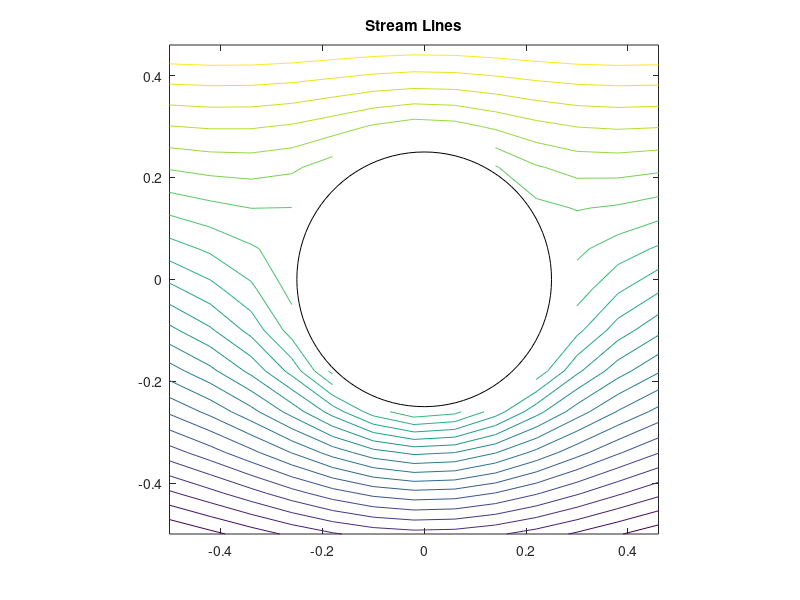
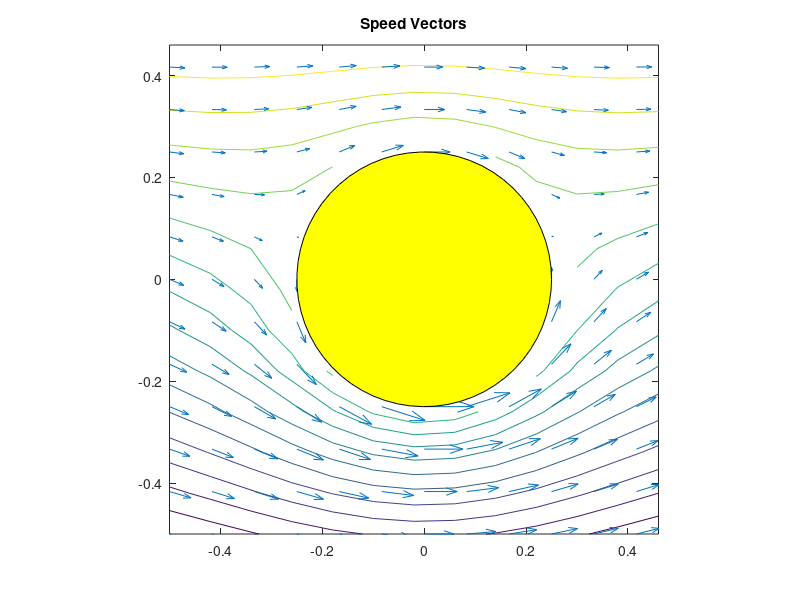
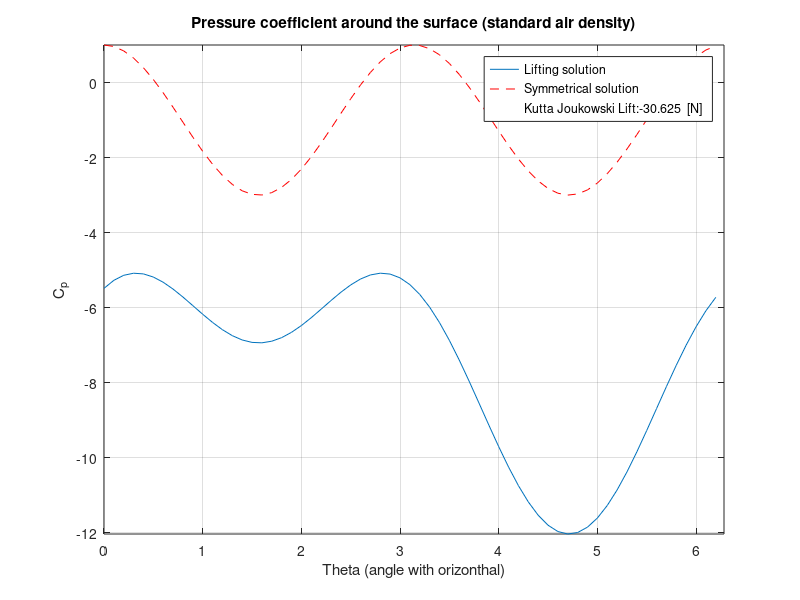

The MATLAB script that drew these images, in order:

% Plot streamlines and pressure coefficent of an unviscious,uncomprimibile,irrotational 
% flow around a cylinder  section (radius = 1) that spins around the z axis (coming out 
% of the xy plane).
% This result is achieved by superimposition of elementary solution of the potential 
% function PHI, where [Ux , Uy] = GRAD(PHI) which comprehend Uniform Stream,Doublet,Vortex.
% This case rappresents a good example of Magnus Effect,that is the reason why spinning 
% balls have an effected trajectory.And rappresent the basis of Kutta-Joukowski theory.
% 
%
% INPUT
% V_i  = Asymptotic Speed
% G    = Angular Speed (positive anti-clockwise)
%
% -----EXAMPLE------
% V_i = 20
% G = 50 
%
% Created by: Dario Isola 
% DATA : 24/03/2004
% Politecnico di Milano - Aerospatial Engeeniering Departement
close all

V_i = input(' Asymptotic speed V_0 [m/s] = ');
G = input(' Circulation Value G [rad/s] [Anti-clockwise] = ');
a = .25 ;   %RADIUS
c =-a*2;
b =a*2;
n =a*50; % NUMBER OF INTERVALS

[x,y]=meshgrid([c:(b-c)/n:b],[c:(b-c)/n:b]');

warning off
%Preliminar DATA & purification

for i=1:length(x);
   for k=1:length(x);
      if sqrt(x(i,k).^2+y(i,k).^2)<a;
         x(i,k)=0;
         y(i,k)=0;
      end
   end
end

%definition of polar variables
rho=sqrt(x.^2+y.^2);
theta=atan2(y,x);

% Creation of the streamline function
z=V_i.*sin(theta).*rho.*(1-(a^2./(rho.^2)))-G*log(rho)/(2*pi);
% Creation of the figure
n=100;
r=ones(1,n+1)*a;
t=[0:2*pi/n:2*pi];

%stream line Plot 
contour(x,y,z,25)
hold on
polar(t,r,'-k')
axis square
title('Stream Lines')
grid off
figure(2)
contour(x,y,z,15)

%SECOND PART
%recreation of X,Y 
%Creation of vectors around the circle
x=[-a*2:a/3:a*2];
[x]=meshgrid(x);
y=x';

for i=1:length(x);
   for k=1:length(x);
      if sqrt(x(i,k).^2+y(i,k).^2)<a;
         x(i,k)=0;
         y(i,k)=0;
      end
   end
end

r=sqrt(x.^2+y.^2);
theta=atan2(y,x);
ur=V_i*cos(theta).*(1-a^2./(r.^2));
ut=-V_i*sin(theta).*(1+a^2./(r.^2))+G./(2*pi*r);
u=ur.*cos(theta)-ut.*sin(theta);
v=ur.*sin(theta)+ut.*cos(theta);

%Creating The Filled Circle
t_r  = 0:.1:2*pi;
xxx = a*cos(t_r);
yyy = a*sin(t_r);



%Vectors and Filled Circle plotting
figure(2)
hold on
quiver(x,y,u,v)
fill(xxx,yyy,'y')
axis square
title('Speed Vectors')
grid off

warning on

t=0:.1:2*pi;
cp = 1 - 4*sin(t).^2 + 2* G / (pi*a*V_i) *sin(t) - (2* G/ (pi*a*V_i) )^2 ;
cp_sim = 1 - 4*sin(t).^2 ;
L = - 1.225*V_i*G;
L = num2str(L);
L = strcat('Kutta Joukowski Lift:  ',L,'  [N]');

figure(3)
plot(t,cp,t,cp_sim,'--r',0,0,'-w')
axis([0 2*pi min(cp) max(cp_sim)])
title('Pressure coefficient around the surface (standard air density)')
xlabel('Theta (angle with orizonthal)')
ylabel('C_p')
legend('Lifting solution','Symmetrical solution',L)
grid on


